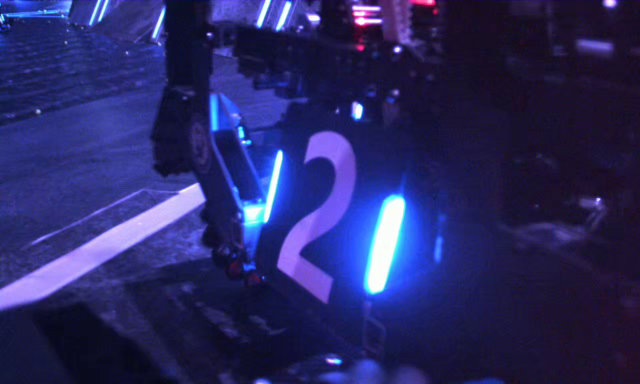
#> input picture Primary/RMimage/667.jpg, 1280 x 768 px (shown at 1/2 size)
$ python test2.py
#> lines starting #> are read from the running program, lines starting #| are printed output that depends on the picture; after the words box and inside, x2 and y2 are one past the last pixel; in counts of white or black regions, pixels touching at a corner belong together
#> further down, img1 is the input picture: shape (768, 1280, 3); mean B, G, R 100.4, 41, 41.5
### Primary/function.py
import cv2 as cv
import numpy as np


def colorRecog(imgOri, color):  # 根据对方颜色进行二值化
#> called with color = 'blue'
    colorDict = {
        'red': [np.array([0, 100, 100]), np.array([55, 255, 255])],
        'blue': [np.array([70, 50, 240]), np.array([100, 80, 255])]
    }

    blur = cv.GaussianBlur(imgOri, (1, 1), 0)
    hsv = cv.cvtColor(blur, cv.COLOR_BGR2HSV)
#> hsv: shape (768, 1280, 3); mean H, S, V 122, 165.3, 100.5
    range = cv.inRange(hsv, colorDict[color][0], colorDict[color][1])
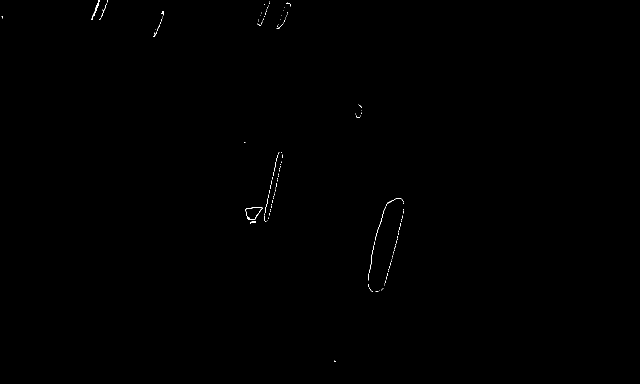
#> range: shape (768, 1280) (shown at 1/2 size); 0.12% white in thin lines or dots, all inside (x1, y1, x2, y2) = (3, 0, 808, 724)

    kernel = cv.getStructuringElement(cv.MORPH_RECT, (1, 1))
    erode = cv.erode(range, kernel)

    kernel = cv.getStructuringElement(cv.MORPH_RECT, (10, 10))
    dilate = cv.dilate(erode, kernel)
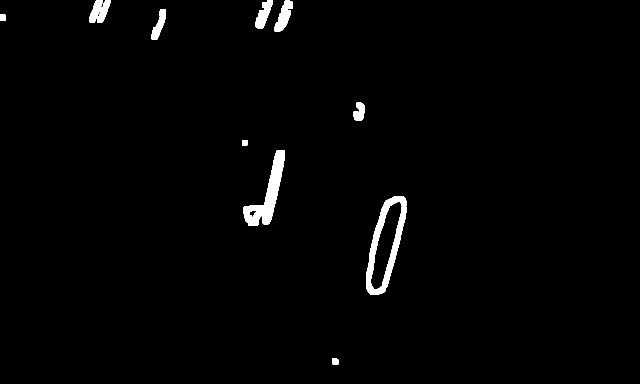
#> dilate: shape (768, 1280) (shown at 1/2 size); 1.5% white; 10 white regions, largest, box (x1, y1, x2, y2) and area: (732, 392, 813, 589) 5012, (487, 300, 570, 452) 4394, (179, 0, 221, 45) 1284

    kernel = cv.getStructuringElement(cv.MORPH_RECT, (10, 10))
    open = cv.morphologyEx(dilate, cv.MORPH_OPEN, kernel)
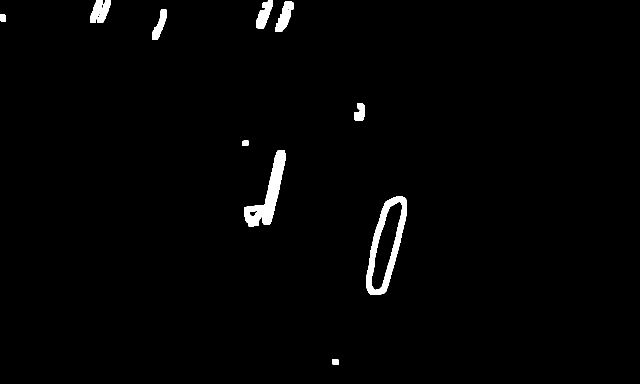
#> open: shape (768, 1280) (shown at 1/2 size); 1.5% white; 10 white regions, largest, box (x1, y1, x2, y2) and area: (733, 393, 814, 590) 5012, (488, 301, 571, 453) 4394, (180, 0, 222, 46) 1308

    kernel = cv.getStructuringElement(cv.MORPH_RECT, (10, 10))
    close = cv.morphologyEx(open, cv.MORPH_CLOSE, kernel)
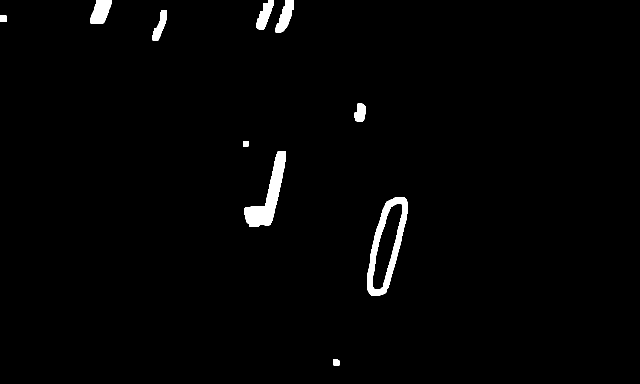
#> close: shape (768, 1280) (shown at 1/2 size); 1.6% white; 10 white regions

    imgOut = close

    return imgOut


def objectiveDetect(imgBinary):  # 识别轮廓搜索装甲板并筛选
    h, w = imgBinary.shape
#> h = 768; w = 1280

    # 初始化包含轮廓对的列表
    dataRaw = []
    dataCheck = []
    dataMatch = []
    dataMatchPro = []
    rectOut = []

    # 查找轮廓
    cnts, hier = cv.findContours(
        imgBinary, cv.RETR_EXTERNAL, cv.CHAIN_APPROX_NONE)
#> cnts = 10 contours; largest, box (x1, y1, x2, y2) and area: (734, 394, 815, 591) 9458, (489, 302, 572, 454) 4382, (181, 0, 223, 47) 1367, (551, 0, 588, 65) 1188, (513, 0, 547, 59) 1026

    retval = cnts != ()
#> retval = True
    if retval:
        retval = False  # 中途退出的返回值全为False
        for cnt in cnts:
            if cv.contourArea(cnt) > 50000 or cv.contourArea(cnt) < 6:
                continue

            dic = dict()
            area = cv.contourArea(cnt)
            ellipse = cv.fitEllipse(cnt)
            ellCenter, ellShape, ellAngle = ellipse

            rect = cv.minAreaRect(cnt)
            coordinates = np.int0(cv.boxPoints(rect))

            dic['rectArea'] = rect[1][0]*rect[1][1]
            dic['ellCenter'] = ellCenter
            dic['ellShape'] = sorted(ellShape)
            dic['ellAngle'] = ellAngle
            dic['coordinates'] = coordinates
            dataRaw.append(dic)
#> this loop made 10 passes
#> (area, ellCenter, ellShape, ellAngle, rect, coordinates) on passes 1, 2, 3, 5, 6: (128.5, (671.9, 724.6), (12.36, 14.15), 110.7, ((672, 724.5), (11, 12), -90), [[678, 730], [666, 730], [666, 719], [678, 719]]), (9458.5, (773.1, 489.6), (55.05, 229.4), 13.78, ((771.6, 491.4), (205.7, 54.33), -75.96), [[773, 597], [720, 584], [770, 385], [822, 398]]), (4382.5, (532.5, 387.8), (57.25, 159.1), 19.61, ((529.3, 376.4), (163.7, 59.72), -76.37), [[539, 462], [481, 448], [519, 289], [577, 303]]), (578, (720.2, 225.8), (20.29, 39.38), 9.52, ((719.5, 224.5), (35, 21), -90), [[730, 242], [709, 242], [709, 207], [730, 207]]), (154.5, (5.91, 36.61), (14.03, 15.34), 170.2, ((6, 36.5), (13, 12), -90), [[12, 43], [0, 43], [0, 30], [12, 30]])
#> (area, ellShape, ellAngle, rect, coordinates) on pass 4: (108, (11.41, 12.99), 74.39, ((491.5, 287), (10, 11), -90), [[497, 292], [486, 292], [486, 282], [497, 282]])
#> after the loop, dataRaw = 10 items

        # 筛选符合条件的轮廓
        for i in range(len(dataRaw)):
            height = dataRaw[i]['ellShape'][1]
            width = dataRaw[i]['ellShape'][0]
            area = dataRaw[i]['rectArea']
            angle = dataRaw[i]['ellAngle']

            if 10 >= height/width and area > 1000:
                if angle < 30 or angle > 150:
                    if height < 120 and width < 60:
                        dataCheck.append(dataRaw[i])
#> this loop made 10 passes
#> (height, width, area, angle) on passes 1 to 10: (14.15, 12.36, 132, 110.7), (229.4, 55.05, 11173.6, 13.78), (159.1, 57.25, 9777.7, 19.61), (12.99, 11.41, 110, 74.39), (39.38, 20.29, 735, 9.52), (15.34, 14.03, 156, 170.2), (72.68, 16.01, 1089.4, 19.64), (80.79, 21.09, 1603.4, 20.15), (69.49, 20.24, 1308.8, 21.67), (58.79, 31.85, 1716.2, 26.41)
#> after the loop, dataCheck = 4 items

        # 对筛选出的轮廓按中心点高度排序
        dataCheck = sorted(
            dataCheck, key=lambda dataCheck: dataCheck['ellCenter'][1])

        # 查找符合条件的轮廓对
        for i in range(len(dataCheck)):
            j = i+1
            while j < len(dataCheck):
                ellX1, ellY1 = dataCheck[i]['ellCenter']
                ellX2, ellY2 = dataCheck[j]['ellCenter']
                ellH1 = dataCheck[i]['ellShape'][1]
                ellH2 = dataCheck[j]['ellShape'][1]
                ellAngle1 = dataCheck[i]['ellAngle']
                ellAngle2 = dataCheck[j]['ellAngle']
                area1 = dataCheck[i]['rectArea']
                area2 = dataCheck[j]['rectArea']

                if abs(ellY1-ellY2) <= max(ellH1, ellH2):
                    if abs(ellH2-ellH1) <= max(ellH1, ellH2):
                        if min(ellH2, ellH1) <= abs(ellX1-ellX2) <= 2*(ellH2+ellH1):
                            if abs(ellAngle2-ellAngle1) < 30:
                                if abs(area2-area1) <= min(area1, area2):
                                    dataMatch.append(
                                        (dataCheck[i], dataCheck[j]))
                j += 1
#> this loop made 4 passes
#> after the loop, dataMatch = 3 items

        # 对共享一个轮廓的两组轮廓对进行筛选
        dataMatchPro = dataMatch.copy()
#> dataMatchPro = 3 items
        for i in range(len(dataMatch)):
            center2 = dataMatch[i][1]['ellCenter']
            angle1 = dataMatch[i][0]['ellAngle']+0.0000000001
            angle2 = dataMatch[i][1]['ellAngle']+0.0000000001

            j = i+1
            if j < len(dataMatch):
                centerTest1 = dataMatch[j][0]['ellCenter']
                angleTest1 = dataMatch[j][0]['ellAngle']+0.0000000001
                angleTest2 = dataMatch[j][1]['ellAngle']+0.0000000001
                if centerTest1 == center2:
                    if abs(angleTest1/angleTest2-1) > abs(angle1/angle2-1):
                        dataMatchPro[j] = 0
                    else:
                        dataMatchPro[i] = 0
#> this loop made 3 passes
#> (angle1, centerTest1, angleTest1, angleTest2) on passes 1 to 2: (26.41, (528.9, 30.08), 21.67, 19.64), (21.67, (570.2, 32.47), 20.15, 19.64)
#> angle1 on pass 3: 20.15
        while 0 in dataMatchPro:
            dataMatchPro.remove(0)
#> this loop made 0 passes

        if dataMatchPro != []:
            for i in range(len(dataMatchPro)):
                coordinates1 = dataMatchPro[i][0]['coordinates']
                coordinates2 = dataMatchPro[i][1]['coordinates']

                # 绘制包含一个轮廓对的最小矩形
                matTemp = np.zeros((h, w), np.uint8)
                cv.polylines(matTemp, [coordinates1], True, 255)
                cv.polylines(matTemp, [coordinates2], True, 255)
                cv.line(matTemp, coordinates1[0], coordinates2[0], 255)
                cntTemp, hierTemp = cv.findContours(
                    matTemp, cv.RETR_EXTERNAL, cv.CHAIN_APPROX_SIMPLE)
                # 找到外接矩形
                rectX, rectY, rectW, rectH = cv.boundingRect(cntTemp[0])

                if rectH*1.2 < rectW < rectH*2.5:
                    retval = True
                    rectOut.append((rectX, rectY, rectW, rectH))
#> this loop made 3 passes
#> (coordinates1, rectX, rectW, retval) on pass 1: ([[206, 54], [177, 44], [196, -8], [224, 0]], 177, 163, True)
#> (coordinates1, rectX, rectW) on passes 2 to 3: ([[527, 61], [508, 54], [530, -5], [549, 1]], 300, 250), ([[569, 70], [548, 63], [571, -4], [592, 2]], 300, 293)
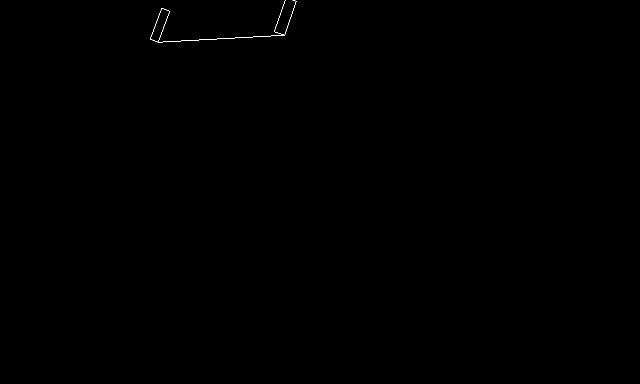
#> matTemp: shape (768, 1280) (shown at 1/2 size); 0.06% white in thin lines or dots, all inside (x1, y1, x2, y2) = (300, 0, 593, 85)
#> after the loop, rectOut = [(177, 0, 163, 85)]

    return retval, rectOut

### Primary/test2.py
import cv2 as cv
import numpy as np
from function import colorRecog, objectiveDetect


img1 = cv.imread('RMimage/667.jpg', 1)
img2 = colorRecog(img1, 'blue')

retval, rects = objectiveDetect(img2)
#> retval = True; rects = [(177, 0, 163, 85)]

if retval:
    for rect in rects:
        rectX, rectY, rectW, rectH = rect
        cv.rectangle(img1, (rectX, rectY),
                     (rectX+rectW, rectY+rectH), (0, 255, 255), 3)
#> this loop made 1 pass
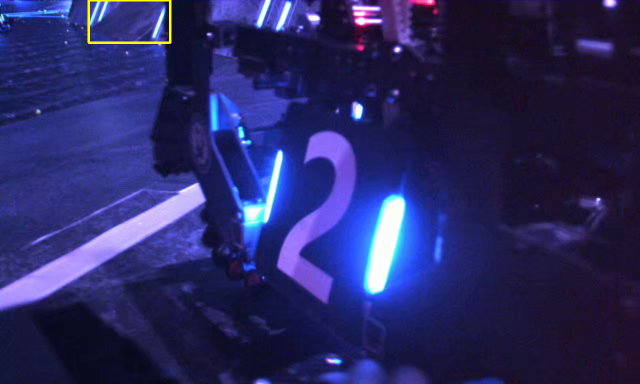
#> img1: shape (768, 1280, 3) (shown at 1/2 size); 0.22% of pixels changed, all inside (x1, y1, x2, y2) = (175, 0, 343, 88)


cv, cv.imshow('res', img2)
cv.waitKey()
cv.destroyAllWindows()

$ run again, with Primary/RMimage/1640.jpg copied over Primary/RMimage/667.jpg
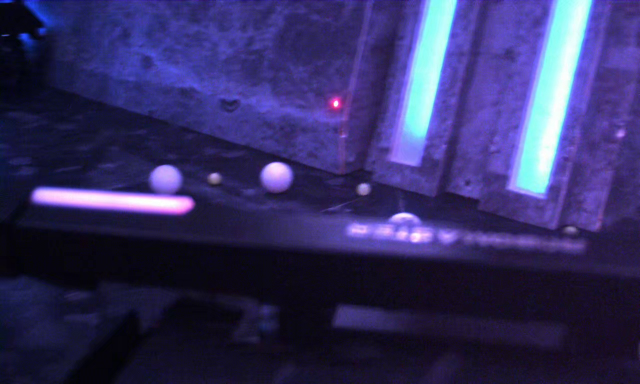
#> input picture Primary/RMimage/1640.jpg, 1280 x 768 px (shown at 1/2 size)
#> img1 is the input picture: shape (768, 1280, 3); mean B, G, R 99.2, 47.3, 52.7
#> hsv: shape (768, 1280, 3); mean H, S, V 123.6, 150.6, 99.4
#> in colorRecog, `range = cv.inRange(hsv, colorDict[color][0], colorDict[color][1])`:
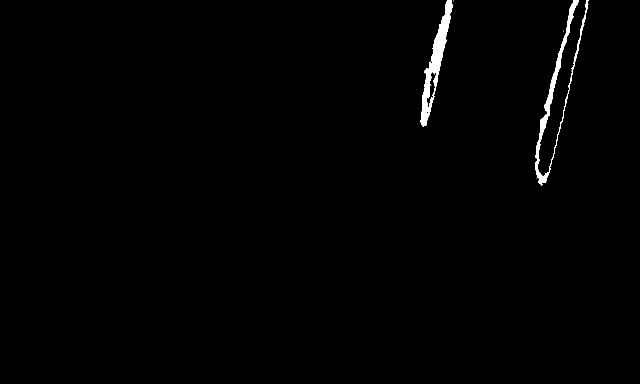
#> range: shape (768, 1280) (shown at 1/2 size); 0.85% white; 5 white regions (3 under 20 px), largest, box (x1, y1, x2, y2) and area: (840, 0, 905, 254) 4408, (1070, 0, 1177, 371) 3930
#> dilate: shape (768, 1280); 2.1% white; 2 white regions, box (x1, y1, x2, y2) and area: (1066, 0, 1182, 376) 12343, (836, 0, 912, 259) 7905
#> open: shape (768, 1280); 2.1% white; 2 white regions, box (x1, y1, x2, y2) and area: (1067, 0, 1183, 377) 12378, (837, 0, 913, 260) 7928
#> in colorRecog, `close = cv.morphologyEx(open, cv.MORPH_CLOSE, kernel)`:
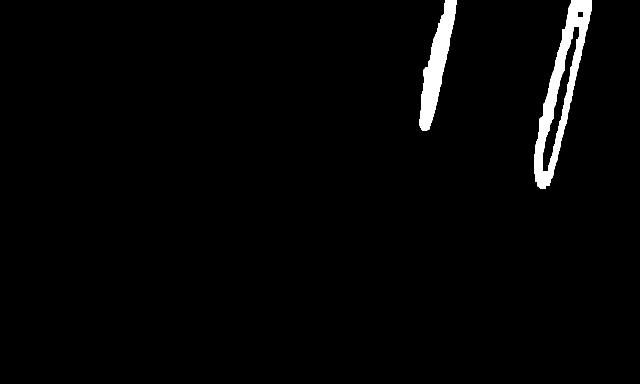
#> close: shape (768, 1280) (shown at 1/2 size); 2.1% white; 2 white regions
#> cnts = 2 contours; box (x1, y1, x2, y2) and area: (1068, 0, 1184, 378) 17126, (838, 0, 914, 261) 7672
#> in objectiveDetect, `retval = cnts != ()`: retval = True
#> the loop in objectiveDetect, `for cnt in cnts:` made 2 passes
#> (area, ellCenter, ellShape, ellAngle, rect, coordinates) on passes 1 to 2: (17126.5, (1121.5, 181.3), (51.36, 476.8), 13.05, ((1119.4, 185.5), (390.7, 53.86), -76.14), [[1098, 381], [1046, 368], [1140, -10], [1192, 2]]), (7671.5, (872.3, 132.4), (35.32, 295.9), 12.44, ((870, 128.2), (268.7, 40.37), -77.7), [[861, 263], [821, 255], [878, -7], [918, 1]])
#> after the loop in objectiveDetect, `for cnt in cnts:`: dataRaw = 2 items
#> the loop in objectiveDetect, `for i in range(len(dataRaw)):` made 2 passes
#> (height, width, area, angle) on passes 1 to 2: (476.8, 51.36, 21044.9, 13.05), (295.9, 35.32, 10849.4, 12.44)
#> after the loop in objectiveDetect, `for i in range(len(dataRaw)):`: dataCheck = []
#> `retval, rects = objectiveDetect(img2)`: retval = False; rects = []
